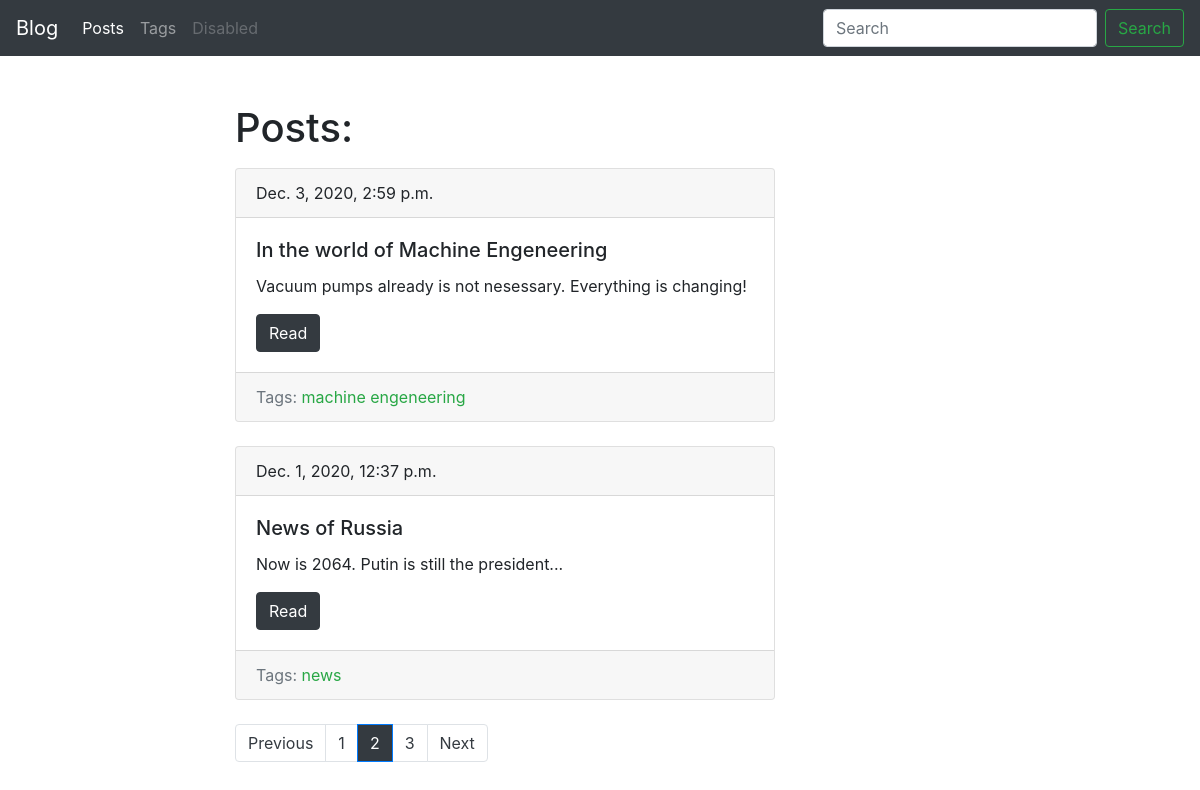
Screenshot of /blog/?page=2 with the database file from the repository.
### blog/models.py (models this page shows, shortened)
class Post(models.Model):
    title = models.CharField(max_length=150, db_index=True)
    slug = models.SlugField(max_length=150, blank=True, unique=True)
    body = models.TextField(blank=True, db_index=True)
    tags = models.ManyToManyField('Tag', blank=True, related_name='posts')
    date_pub = models.DateTimeField(auto_now_add=True)
    def get_absolute_url(self):
        return reverse('post_detail_url', kwargs={'slug': self.slug})
    class Meta:
        ordering = ['-date_pub']

class Tag(models.Model):
    title = models.CharField(max_length=50)
    slug = models.SlugField(max_length=50, unique=True)
    def get_absolute_url(self):
        return reverse('tag_detail_url', kwargs={'slug': self.slug})
    class Meta:
        ordering = ['title']

### blog/views.py (the view)
# urls.py: path('', posts_list, name='posts_list_url'),
def posts_list(request):
    search_query = request.GET.get('search', '')
    if search_query:
        posts = Post.objects.filter(Q(title__icontains=search_query) | Q(body__icontains=search_query))
    else:
        posts = Post.objects.all()
    paginator = Paginator(posts, 2)
    page_number = request.GET.get('page', 1)    # http://localhost:5000/blog/?page={page_number}
    page = paginator.get_page(page_number)
    is_paginated = page.has_other_pages()
    if page.has_previous():
        prev_page_url = '?page={}'.format(page.previous_page_number())
    else:
        prev_page_url = ''
    if page.has_next():
        next_page_url = '?page={}'.format(page.next_page_number())
    else:
        next_page_url = ''
    context = {
        'page': page,
        'is_paginated': is_paginated,
        'prev_page_url': prev_page_url,
        'next_page_url': next_page_url
    }
    return render(request, 'blog/index.html', context=context)

### blog/templates/blog/index.html (shortened to what this page needs)
{% extends 'blog/base_blog.html' %}
{% block content %}
    <h1 class="mb-3">Posts:</h1>
    {% for post in page %}
        {% include 'blog/includes/post_card_template.html' %}
    {% endfor %}
{% endblock %}

### blog/templates/blog/includes/post_card_template.html
<div class="card mb-4">
    <div class="card-header">
        {{ post.date_pub }}
    </div>
    <div class="card-body">
        <h5 class="card-title">{{ post.title }}</h5>
        <p class="card-text">{{ post.body|truncatewords:15 }}</p>
        <a href="{{ post.get_absolute_url }}" class="btn btn-dark">Read</a>
    </div>
    <div class="card-footer text-muted">
        Tags:
        {% for tag in post.tags.all %}
            <a href="{{ tag.get_absolute_url }}" class="text-success">{{ tag.title }}</a>
        {% endfor %}
    </div>
</div>

### rows the page displays
Post: date_pub "Dec. 3, 2020, 2:59 p.m.", title "In the world of Machine Engeneering", body "Vacuum pumps already is not nesessary. Everything is changing!"
Tag: title "machine engeneering"
Post: date_pub "Dec. 1, 2020, 12:37 p.m.", title "News of Russia", body "Now is 2064. Putin is still the president..."
Tag: title "news"

### other values shown
{{ n }} "1" "3"
{{ n }} "2"
